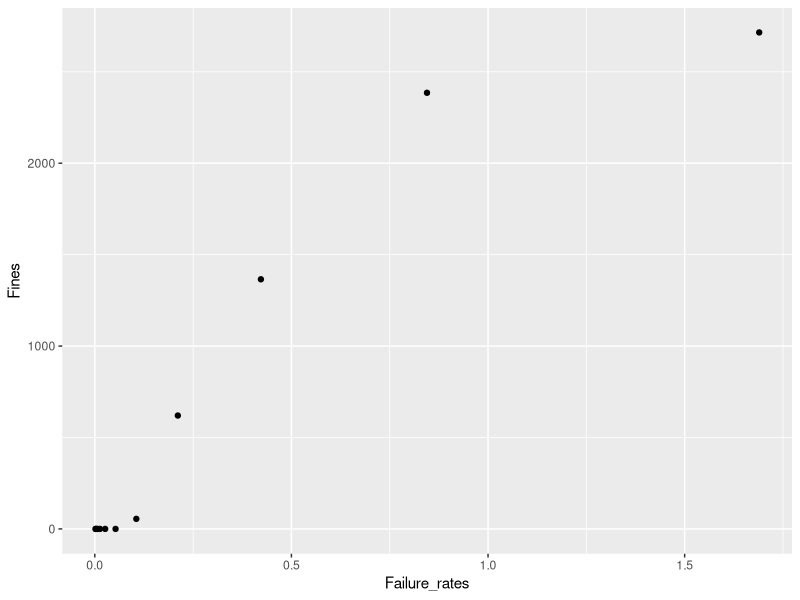

Recreate this plot in R.
setwd("C:/Users/20161443/PycharmProjects/pythonProject1")
library(ggplot2)
library(MASS)

data = read.csv('output.csv', header = FALSE, col.names = c("Failure_rates", "Fines"))

ggplot(data, aes(x=Failure_rates, y=Fines)) + geom_point() 
